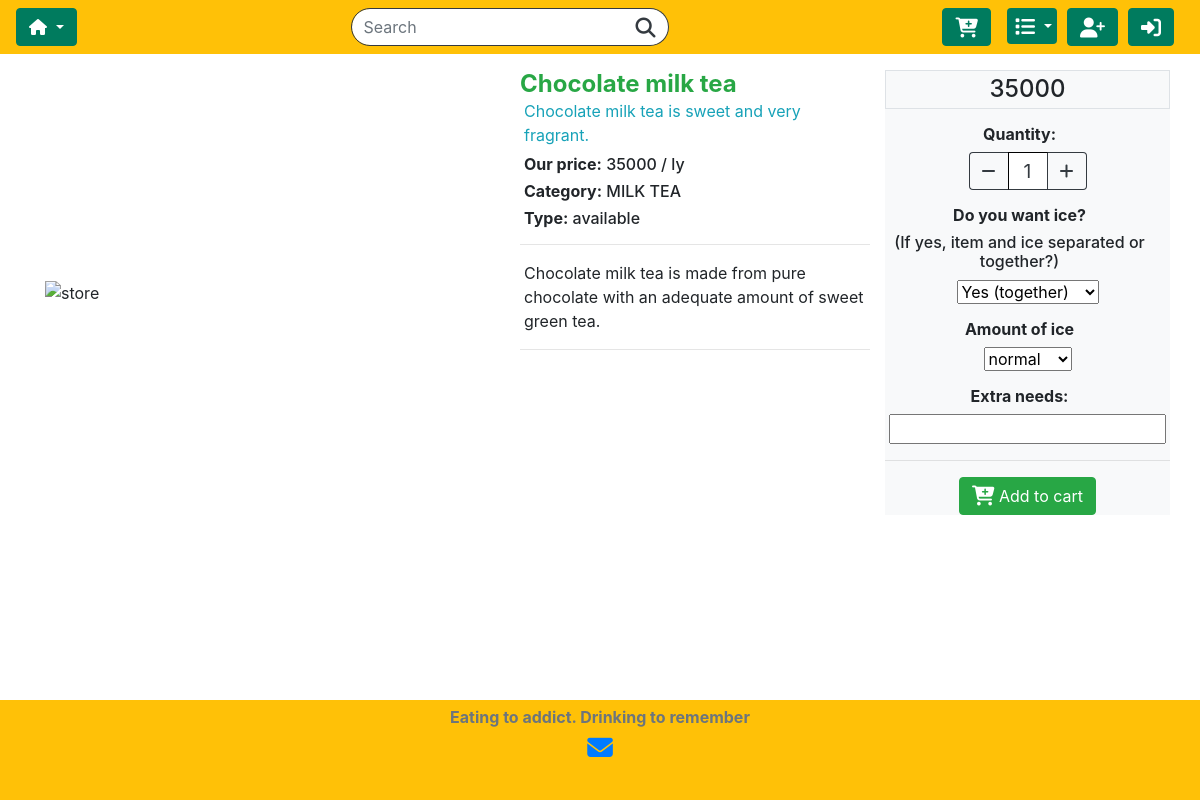
Screenshot of /item/3 with the database file from the repository.
### orders/models.py (models this page shows, shortened)
class Product(models.Model):
    name = models.CharField(max_length=64)
    category = models.CharField(max_length=32, choices=CATEGORIES, default='MILK TEA')
    price = models.DecimalField(decimal_places=0, max_digits=10)
    unit = models.CharField(max_length=10, default='1 ly')
    availability = models.CharField(max_length=32, choices=AVAILABILITIES, default='available')
    quantity = models.IntegerField()
    description_short = models.CharField(max_length=64, default='available')
    description_long = models.TextField(default='available')
    image = models.ImageField(verbose_name="Product Image", upload_to="orders/static/orders/images/", default=None, blank=True)
    image_filename = models.CharField(max_length=256, default="image.jpg")

### orders/views.py (the view)
# urls.py: path("item/<int:item_id>", views.item_view, name="itemview"),
def item_view(request, item_id):
    try:
        data = Product.objects.get(pk=item_id)
    except ObjectDoesNotExist:
        return HttpResponseRedirect(reverse("index"))
    data.image_filename = image_filename(data.image)
    JSONdata = {
        "id": item_id,
        "name": data.name,
        "category": data.category,
        "unit": data.unit,
        "price": float(data.price)
    }
    JSONdata = json.dumps(JSONdata)
    context = {
        "item": data,
        "JSONdata": JSONdata
    }
    return render(request, "orders/product.html", context)

### orders/views.py (called while the page is built)
def image_filename(image):
    path = image.url
    return os.path.basename(path)

### orders/templates/orders/product.html (shortened to what this page needs)
{% extends "orders/base.html" %}
{% block script %}
{% load static %}
{% endblock %}
{% block main %}
<div class="container pb-5 mt-5">
  <div class="row equal">
    <div class="col-md-5 d-flex d-flex align-items-center justify-content-center" style="overflow:hidden">
      <div class="product-image w-100">
        {% with "orders/images/"|add:item.image_filename as path %}
        {% load static %}
        <img src="{% static path %}" class="img-product" alt="store">
        {% endwith %}
      </div>
    </div>
    <div class="col-md-4">
      <h4 class="mb-3 d-inline text-success"><b>{{ item.name }} </b></h4>
      <p class="text-info pl-1 mb-2">{{ item.description_short }}</p>
      <h6 class="pl-1 price_basic" data-price='{{ item.price }}'><b>Our price:</b>  {{ item.price }} / {{ item.unit }}</h6>
      <h6 class="pl-1"><b>Category:</b> {{ item.category }}</h6>
      <h6 class="pl-1"><b>Type:</b> {{ item.availability }}</h6>
      <hr>
      <p class="pl-1">{{ item.description_long }}</p>
      <hr>
    </div>
    <div class="col-md-3 bg-light m-0 p-0 customer-needs">
      <div class="w-100 border">
        <h4 class="m-1 text-center" id="item_QPrice"> {{ item.price }}</h4>
      </div>
      <div class="p-3 text-center">
        <h6 class="pr-3"><b>Quantity:</b></h6>
        <div class="d-flex justify-content-center">
          <button id="minus" class="quantity_left btn btn-outline-dark"><i class="fas fa-minus"></i></button>
          <input id="quantity" class="quantity_middle btn-outline-dark" type="number" value="1" min=1>
          <button id="plus" class="quantity_right btn btn-outline-dark"><i class="fas fa-plus"></i></button>
        </div>
      </div>
      <div class="ice pb-3 text-center">
        <h6 class="pr-3"><b>Do you want ice?</b></h6>
        <h6 class="pr-3">(If yes, item and ice separated or together?)</h6>
        <select class="selectpicker ice-type" data-style="btn-info" data-width="150px">
          <option value="item together with ice" selected="selected">Yes (together)</option>
        </select>
      </div>
      <div class="with-ice pb-3 text-center">
        <h6 class="pr-3"><b>Amount of ice</b></h6>
        <select class="selectpicker ice-amount" data-style="btn-info" data-width="150px">
          <option value="normal" selected>normal</option>
        </select>
      </div>
      <div class="ice text-center">
        <h6 class="pr-3"><b>Extra needs:</b></h6>
        <div class="mr-1 ml-1">
          <input class="w-100 needs-other" type="text" name="needs-other">
        </div>
      </div>
      <hr>
      <div class=" btn-add-to-cart text-center">
        <button type="button" name="button-cart" id="add-to-cart" class="btn btn-success"><i class="fas fa-cart-plus fa-lg"></i> Add to cart</a></button>
      </div>
    </div>
  </div>
</div>
{% endblock %}

### orders/static/orders/css/styles.css (style rules this page uses)
html { min-height: 100%; position: relative; }
body { margin-bottom: 100px; margin-top: 70px; }
input[type=number] { -moz-appearance: textfield; text-align: center; }
.quantity_left { border-right: none; border-radius: 4px 0px 0px 4px; }
.quantity_right { border-left: none; border-radius: 0px 4px 4px 0px; }
.quantity_middle { width: 40px; font-size: 1.2em; border-width: 1px; }
.img-product { width: 100%; height: 500px; object-fit: cover; }

### rows the page displays
Product: name "Chocolate milk tea", description_short "Chocolate milk tea is sweet and very fragrant.", price "35000", unit "ly", category "MILK TEA", availability "available", description_long "Chocolate milk tea is made from pure chocolate with an adequate amount of sweet green tea."
